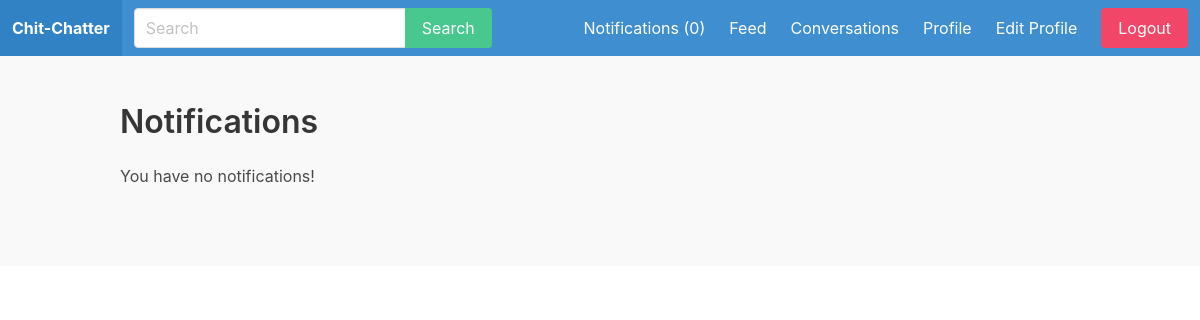
Before: /notifications/ (signed in) with the older database file.
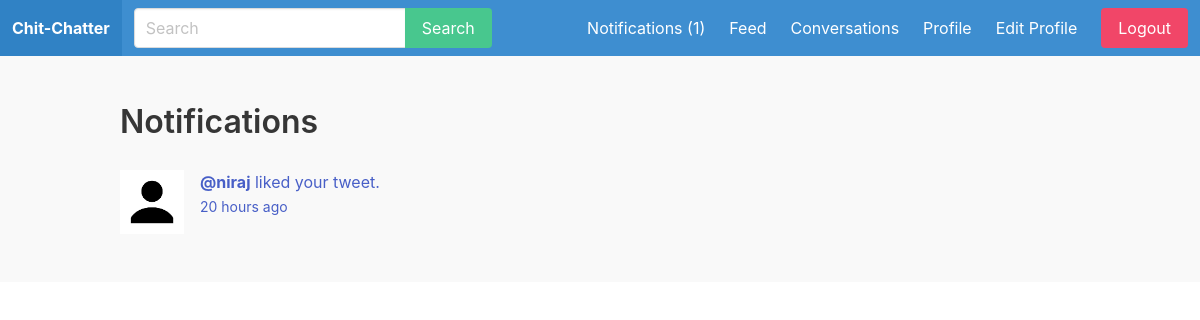
After: the same page with the newer database file.
### apps/notification/models.py (models this page shows, shortened)
class Notification(models.Model):
  MESSAGE = 'message'
  FOLLOWER = 'follower'
  LIKE = 'like'
  MENTION = 'mention'
  CHOICES = (
    (MESSAGE, 'Message'),
    (FOLLOWER, 'Follower'),
    (LIKE, 'Like'),
    (MENTION, 'Mention'),
  )
  to_user = models.ForeignKey(User, on_delete=models.CASCADE, related_name='notifications')
  notification_type = models.CharField(max_length=20, choices=CHOICES)
  is_read = models.BooleanField(default=False)
  created_by = models.ForeignKey(User, on_delete=models.CASCADE, related_name='notification_creator')
  created_at = models.DateTimeField(auto_now_add=True)
  class Meta:
    ordering = ['-created_at']

### apps/user_profile/models.py (models this page shows, shortened)
class UserProfile(models.Model):
  user = models.OneToOneField(User, on_delete=models.CASCADE)
  follows = models.ManyToManyField('self', related_name='followed_by', symmetrical=False)  # if A follows B, B should not automatically follow back A
  avatar = models.ImageField(upload_to='uploads/', null=False, blank=False, default='uploads/default.jpg')

### apps/notification/views.py (the view, shortened to what this page needs)
# urls.py: path('notifications/', notifications, name='notifications'),
@login_required
def notifications(request):
  goto = request.GET.get('goto', '')
  notification_id = request.GET.get('id', 0)
  return render(request, 'notification/notifications.html')

### apps/notification/context_processors.py (called while the page is built)
def notifications(request):
  if request.user.is_authenticated:
    return {'notifications': request.user.notifications.filter(is_read=False)}
  else:
    return {'notifications': []}

### apps/notification/templates/notification/notifications.html (shortened to what this page needs)
{% extends 'core/base.html' %}
  {% load humanize %}
  {% block content %}
    <div class="container">
      <div class="columns">
        <div class="column is-12">
          <h1 class="title">
            Notifications
          </h1>
          {% if not notifications %}
            <p>You have no notifications!</p>
          {% endif %}
          <div class="wrapper-tweets">
            {% for notification in notifications %}
              <article class="media">
                <figure class="media-left">
                  <p class="image is-64x64">
                    {% if notification.created_by.user_profile.avatar %}
                      <img src="{{ notification.created_by.user_profile.avatar.url }}" alt="">
                    {% endif %}
                  </p>
                </figure>
                <div class="media-content">
                  <div class="content">
                    <p>
                      {% if notification.notification_type == 'message' %}
                        <a href="{% url 'notifications' %}?goto=conversation&id={{ notification.id }}">
                          <strong>{{ notification.created_by.first_name }} {{ notification.created_by.last_name }} @{{ notification.created_by.username }}</strong> sent you a message.
                          <br>
                          <small>{{ notification.created_at|naturaltime }}</small>
                        </a>
                      {% elif notification.notification_type == 'like' %}
                        <a href="{% url 'notifications' %}?goto=user_profile&id={{ notification.id }}">
                          <strong>{{ notification.created_by.first_name }} {{ notification.created_by.last_name }} @{{ notification.created_by.username }}</strong> liked your tweet.
                          <br>
                          <small>{{ notification.created_at|naturaltime }}</small>
                        </a>
                      {% endif %}
                    </p>
                  </div>
                </div>
              </article>
            {% endfor %}
          </div>
        </div>
      </div>
    </div>
  {% endblock %}

Changed rows visible on the page:
added Notification: created_by.user_profile.avatar (placeholder picture), created_by.username "niraj", created_at "20 hours ago"
Other visible differences:
{{ notifications.count }}: "0" → "1"
text no longer shown: "You have no notifications!"
